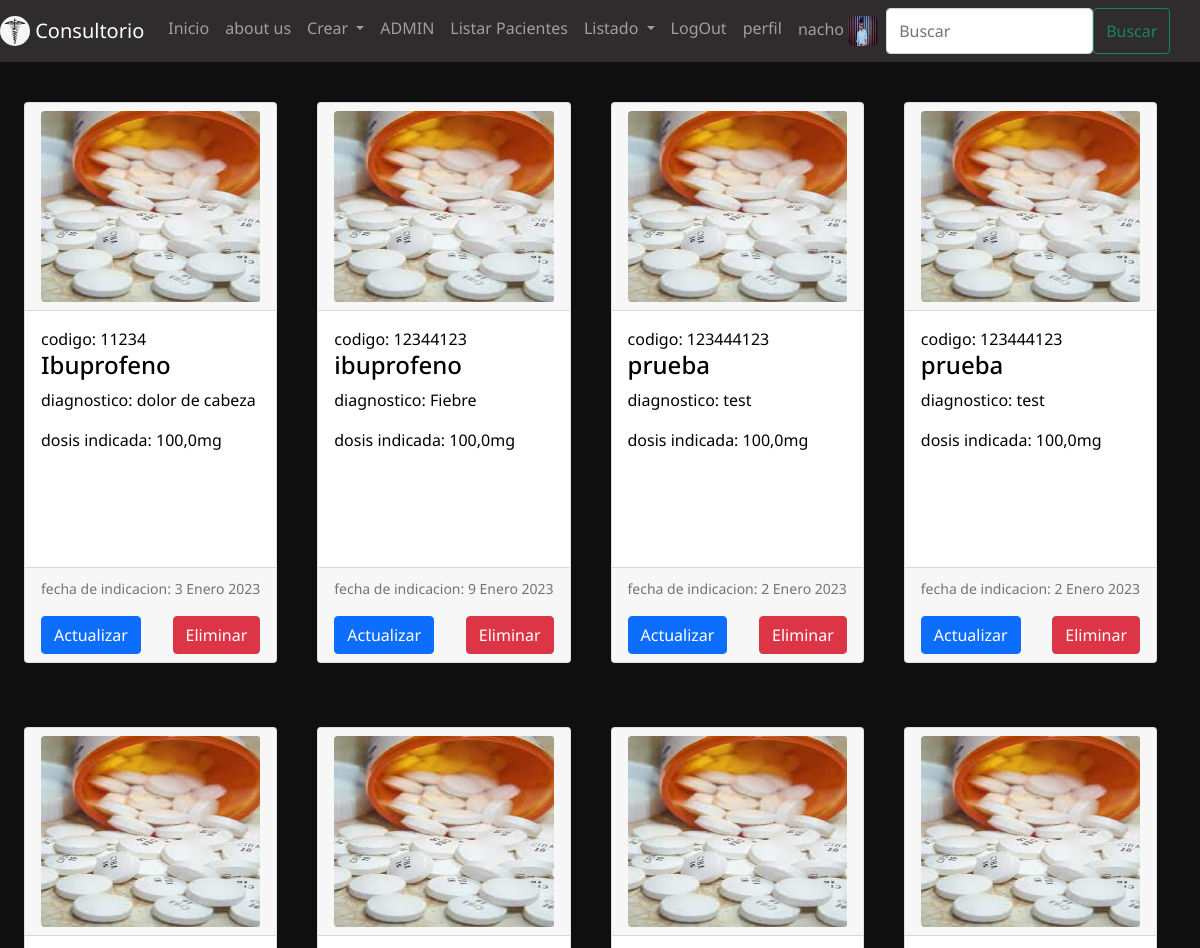
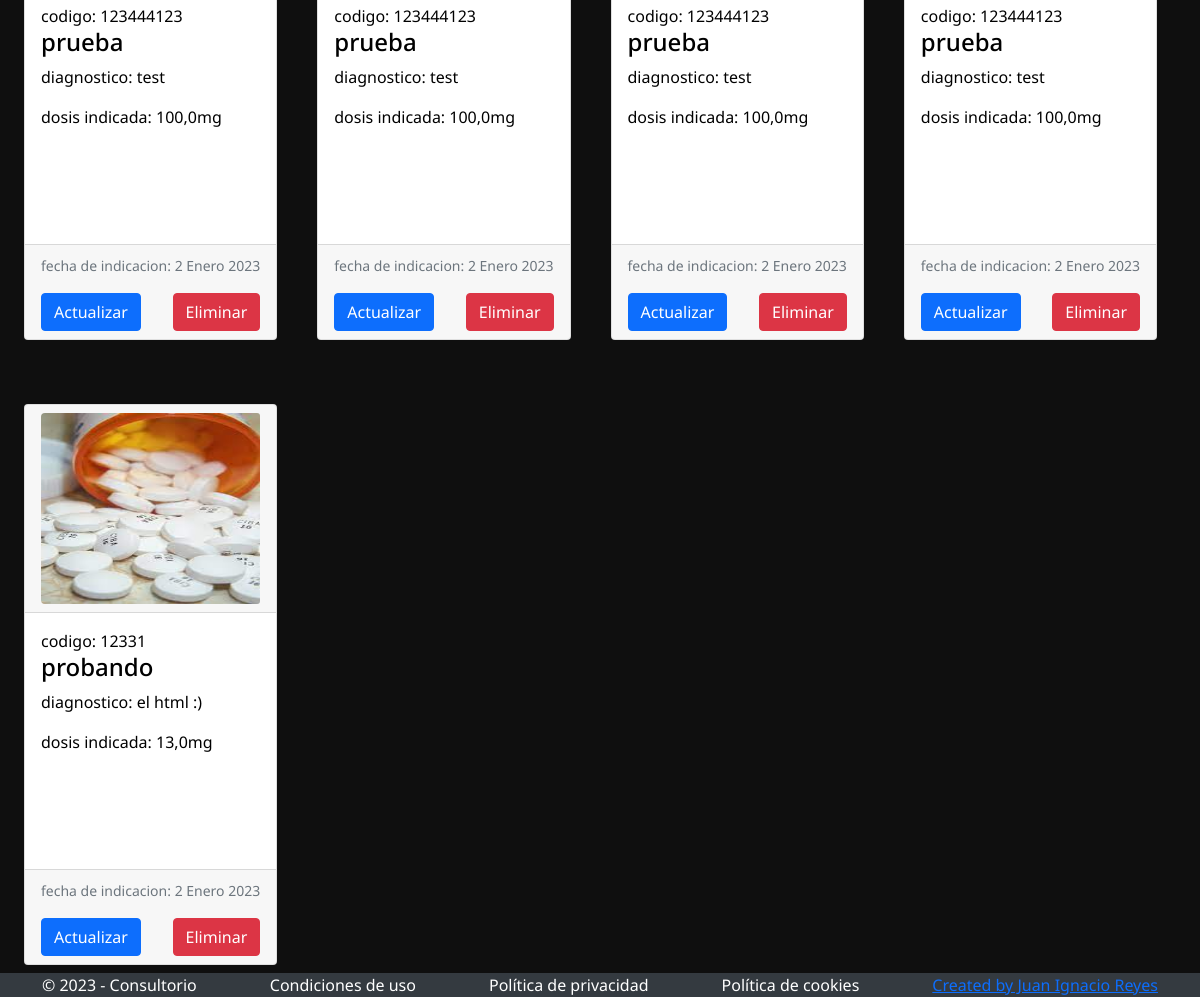
Page /list-medicines/ (signed in) on the committed database (2 pictures, top to bottom).
### users/models.py (models this page shows, shortened)
class UserProfile(models.Model):
    user = models.OneToOneField(User, on_delete=models.CASCADE, related_name = "profile")
    age = models.IntegerField(null = True, blank=True)
    dni = models.IntegerField(null = True, blank=True)
    birth_date = models.DateField(null = True, blank=True)
    affiliate_code = models.IntegerField(null = True, blank=True)
    phone = models.CharField(null = True, blank=True, max_length=100)
    profile_img = models.ImageField(upload_to="profile_images", null = True, blank=True)
    class Meta:
        verbose_name = 'Perfil'
        verbose_name_plural = 'Perfiles'

### Consultorio/models.py (models this page shows, shortened)
class Medicines(models.Model):
    name = models.CharField(max_length=50,blank=False)
    dose = models.FloatField(blank=False)
    indication_date = models.DateField(blank=False)
    diagnostic = models.CharField(max_length=100, blank=False)
    number = models.IntegerField(blank=False)
    patient = models.ForeignKey(Patient, null=True, on_delete=models.SET_NULL)
    class Meta:
        verbose_name = 'Receta'
        verbose_name_plural = 'Recetas'

### Consultorio/views.py (the view)
# urls.py: path("list-medicines/", medicine_list, name="medicine-list"),
@login_required
def medicine_list(request):
    if "search" in request.GET:
        search = request.GET["search"]
        list_medicines = Medicines.objects.filter(name__icontains = search)
    else:
        list_medicines = Medicines.objects.all()
    context = {
        "medicine_list" : list_medicines,
    }
    return render(request, "medicines/list_medicines.html", context=context)

### Templates/medicines/list_medicines.html (shortened to what this page needs)
{% extends 'base.html' %}
{% block navbar %}
<form class="form-inline my-2 my-lg-0 d-flex" action="/list-medicines/" method="GET">
    <input class="form-control mr-sm-2" type="search" placeholder="Buscar" aria-label="Search" name="search">
    <button class="btn btn-outline-success my-2 my-sm-0" type="submit">Buscar</button>
</form>
{% endblock %}
{% block content %}
<div class="containerOrder">
    {% for medicine in medicine_list %}
    <div class="containerCard">
            <div class="card-columns mt-3">
                <div class="card  mb-2" style="max-width: 18rem;">
                    <div class="card-header">
                        <img class="card-img img-fluid rounded-start h-100">
                    </div>
                    <div class="card-body">
                        <h7 class="card-title">codigo: {{medicine.number}}</h6>
                        <h4 class="card-title">{{medicine.name}}</h5>
                        <p class="card-text">diagnostico: {{medicine.diagnostic}}</p>
                        <p class="card-text">dosis indicada: {{medicine.dose}}mg</p>
                    </div>
                    {% if request.user.is_superuser %}
                        <div class="card-footer">
                            <p class="card-text"><small class="text-muted">fecha de indicacion: {{medicine.indication_date}}</small></p>
                            <a href="{% url 'medicine-update' medicine.id %}" id="btn1" class="btn btn-primary mr-5">Actualizar</a>
                            <a href="{% url 'medicine-delete' medicine.id %}" id="btn2" class="btn btn-danger ml-5">Eliminar</a>
                        </div>
                    {% endif %}
                </div>
            </div>
        </div>
    {% endfor %}
</div>
{% endblock %}

### Templates/Base.html (shortened to what this page needs)
<!DOCTYPE html>
<html lang="en">
{% load static %}
<head>
    <link href="https://cdn.jsdelivr.net/npm/bootstrap@5.0.2/dist/css/bootstrap.min.css" rel="stylesheet"
 />
    <link rel="stylesheet" href="https://cdn.jsdelivr.net/npm/bootstrap-icons@1.10.3/font/bootstrap-icons.css" />
    <link rel="stylesheet" href="{% static '/css/styleMain.css' %}">
</head>
{% block header %}
<header id="navbar">
    <nav id="navbar-items" class="navbar navbar-expand-lg navbar-dark">
        <a  class="navbar-brand" href="/">
            <img id="nav-logo" src="{% static '/img/web_logo.png' %}"
                width="30" height="30" class="d-inline-block align-top" alt="Logo Coder" />
            Consultorio
        </a>
        <div class="collapse navbar-collapse" id="navbarNavAltMarkup">
            <div class="navbar-nav text-center">
                <a class="nav-item nav-link" href="/">Inicio</a>
                <a class="nav-item nav-link" href="{% url 'about-us' %}">about us</a>
                {% if request.user.is_superuser %}
                <li class="nav-item dropdown">
                    <a class="nav-link dropdown-toggle" href="#" id="navbarDropdown" role="button"
                        data-toggle="dropdown" aria-haspopup="true" aria-expanded="false">
                        Crear
                    </a>
                </li>
                <a class="nav-item nav-link" href="/admin/">ADMIN</a>
                {% endif %}
                <a class="nav-item nav-link" href="{% url 'patient-list' %}">Listar Pacientes</a>
                <li class="nav-item dropdown">
                    <a class="nav-link dropdown-toggle" href="#" id="navbarDropdown" role="button"
                        data-toggle="dropdown" aria-haspopup="true" aria-expanded="false">
                        Listado
                    </a>
                </li>
                {% if request.user.is_authenticated %}
                <li class="nav-item">
                    <a class="nav-link" href="/logout/">LogOut</a>
                </li>
                <li class="nav-item">
                    <a class="nav-link" href="{% url 'user-profile' %}">perfil</a>
                </li>
                <li id="nav-profile" class="nav-item">
                    <a class="nav-link">
                        {{user.username}} {% if request.user.profile.profile_img.url != ""%}
                        <img id="navbar-profile-img" src="{{request.user.profile.profile_img.url}}"/>
                        {% else %}
                        <img id="navbar-profile-img" src="{% static '/img/default_profile_img.png' %}" >
                        {% endif %}
                    </a>
                </li>
                {% endif %} {% block navbar %}{% endblock %}
            </div>
        </div>
    </nav>
</header>
{% endblock header %}
<body class="body">
    {% block content %}
    {% endblock %}
    {% block footer %}
    <footer class="footer">
        <div id="footer-div" class="container">
            <span id="footer-text">© 2023 - Consultorio</span>
            <span id="footer-text">Condiciones de uso</span>
            <span id="footer-text">Política de privacidad</span>
            <span id="footer-text">Política de cookies</span>
            <span id="footer-text"><a href="https://www.linkedin.com/in/juan-ignacio-reyes-314549239/">Created by Juan Ignacio Reyes</a></span>
        </div>
    </footer>
    {% endblock %}
    <link rel="stylesheet"
        href="https://cdnjs.cloudflare.com/ajax/libs/bootstrap-datepicker/1.4.1/css/bootstrap-datepicker3.css" />
    <link rel="stylesheet" href="https://cdn.jsdelivr.net/npm/bootstrap-icons@1.10.3/font/bootstrap-icons.css">
</body>
</html>

### static/css/styleMain.css (style rules this page uses)
.body { font-family: 'Noto Sans', sans-serif; background-color: rgb(15 15 15); display: flex; flex-direction: column; min-height: 100vh; }
#navbar { color: white; background-color: rgb(46, 44, 44); position: sticky; top: 0; z-index: 1; }
#navbar-items { display: flex; max-height: 5rem; }
#navbar-profile-img { border-radius: 20%; width: 30px; height: 30px; }
#nav-logo { border-radius: 50%; }
.footer { position: sticky; bottom: 0; z-index: 1; background-color: #343a40; width: 100%; margin-top: auto; }
#footer-div { display: flex; justify-content: space-between; text-align: center; }
#footer-text { z-index: 2; color: white; }
.containerOrder { height: auto; display: flex !important; flex-wrap: wrap; color: black; gap: 2.5rem; padding-left: 1.5rem; padding-right: 1.5rem; padding-top: 1.5rem; }
.card-header { height: 13rem; object-fit: contain; }
.card-body { min-height: 16rem; }
#btn1 { float: left; display: block; }
#btn2 { float: right; display: block; }

### rows in the picture
Medicines: number "11234", name "Ibuprofeno", diagnostic "dolor de cabeza", dose "100,0", indication_date "3 Enero 2023"
Medicines: number "12344123", name "ibuprofeno", diagnostic "Fiebre", dose "100,0", indication_date "9 Enero 2023"
Medicines: number "123444123", name "prueba", diagnostic "test", dose "100,0", indication_date "2 Enero 2023"
Medicines: number "123444123", name "prueba", diagnostic "test", dose "100,0", indication_date "2 Enero 2023"
Medicines: number "123444123", name "prueba", diagnostic "test", dose "100,0", indication_date "2 Enero 2023"
Medicines: number "123444123", name "prueba", diagnostic "test", dose "100,0", indication_date "2 Enero 2023"
Medicines: number "123444123", name "prueba", diagnostic "test", dose "100,0", indication_date "2 Enero 2023"
Medicines: number "123444123", name "prueba", diagnostic "test", dose "100,0", indication_date "2 Enero 2023"
Medicines: number "12331", name "probando", diagnostic "el html :)", dose "13,0", indication_date "2 Enero 2023"

### other values in the picture
{{ user.username }} "nacho"
